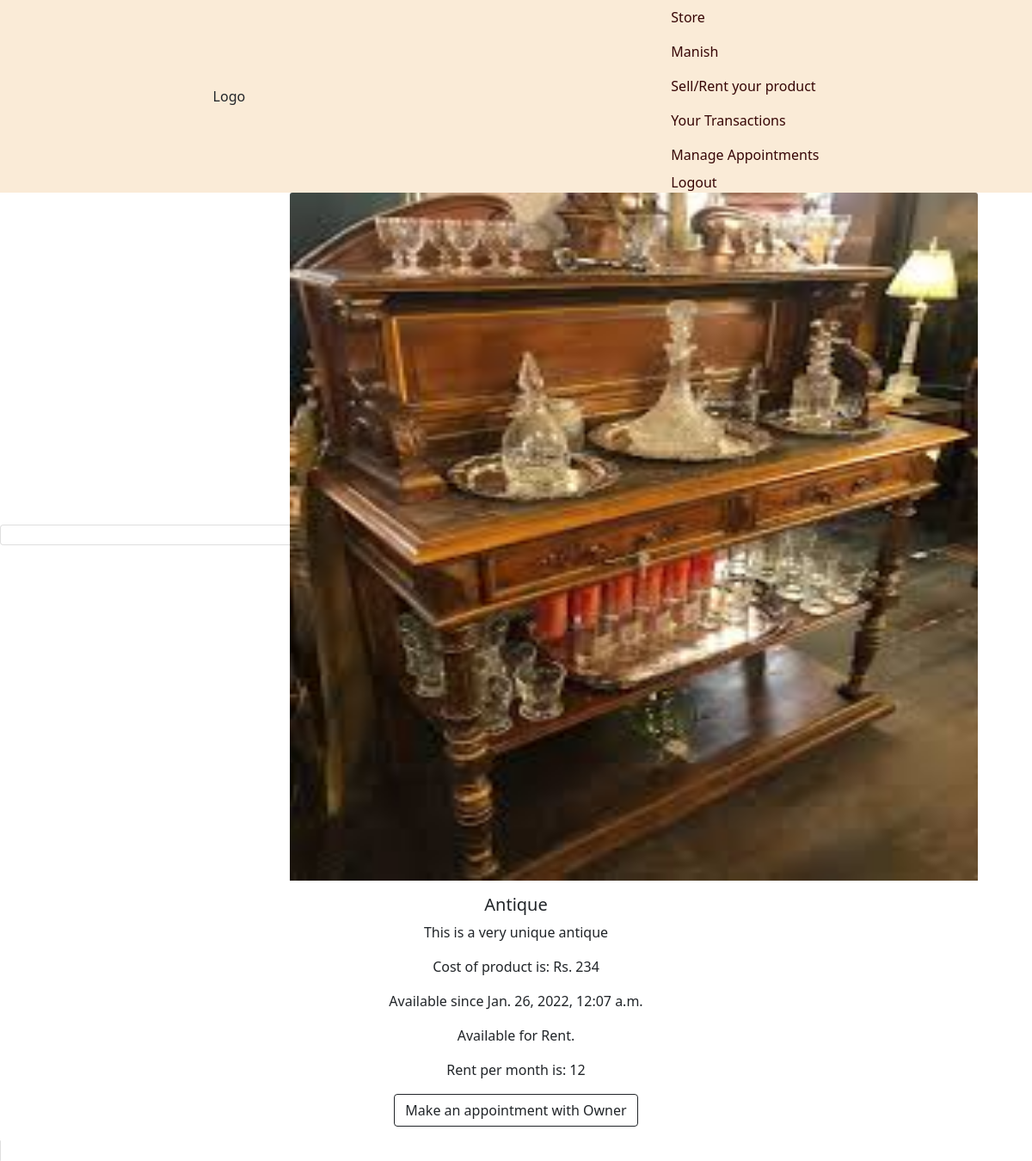
Page /details?1&Rent/ (signed in) on the committed database.
### store/models.py (models this page shows, shortened)
class Product(models.Model):
    owner = models.ForeignKey(User, related_name='product_owner', on_delete=models.CASCADE)
    is_rented = models.BooleanField(default=False)
    name = models.CharField(max_length=255, db_index=True)
    cost = models.IntegerField(null=True, blank=True)
    image = models.ImageField(upload_to = 'products', null = True, blank = True)
    date_posted = models.DateTimeField(auto_now=timezone.now)
    description = models.TextField(null=True, blank=True)
    tenure_end = models.DateTimeField(auto_now=timezone.now, null=True, blank=True)
    want_to_rent = models.BooleanField(null=True, blank=True)
    want_to_sell = models.BooleanField(null=True, blank=True)
    rent_per_month = models.IntegerField(null=True, blank=True)

### store/views.py (the view)
# urls.py: path('details?<int:product_id>&<str:action>/', store_views.details, name = "product-details"),
@login_required
def details(request, product_id=1, action="Buy"):
    product = Product.objects.get(id=product_id)
    owner_id = product.owner.id
    return render(request, 'product_details.html', {'product': product, 'action': action, 'owner_id': owner_id})

### store/templates/product_details.html (shortened to what this page needs)
{% extends 'base.html' %} {% block content %}
<div
  class="card"
  style="
    text-align: center;
    justify-content: center;
    width: 10%;
    display: inline;
  "
>
  <img
    style="height: 800px; width: 800px; margin-left: 28%"
    src="{{ product.image.url }}"
    class="card-img-top"
    alt="..."
  />
  <div class="card-body" style="margin-top: 0">
    <h5 class="card-title">{{ product.name }}</h5>
    <p class="card-text">{{ product.description }}</p>
    <p class="card-text">Cost of product is: Rs. {{ product.cost }}</p>
    <p class="card-text">Available since {{ product.date_posted }}</p>
    {% if product.want_to_rent %}
      <p class="card-text">Available for Rent.</p>
      <p class="card-text">Rent per month is: {{ product.rent_per_month }}</p>
    {% else %}
      <p class="card-text">NOT Available for Rent.</p>
    {% endif %}
    {% if action == "Buy" %}
      {% if product.want_to_sell and owner_id != user.id %}
        <button
          id="Buy"
          style="color: aliceblue; border-radius: 10%"
          class="btn btn-outline-dark"
        >
          <a
            style="text-decoration: none"
            href="{% url 'store' product.id 'True' 'Buy' %}"
            >Proceed to Buy</a
          >
        </button>
      {% endif %}
      <a class = "btn btn-outline-dark" href="{% url 'make-appointments' product.id %}">Make an appointment with Owner</a>
    {% else %}
      <a class = "btn btn-outline-dark" href="{% url 'make-appointments' product.id %}">Make an appointment with Owner</a>
    {% endif %}
  </div>
</div>
{% endblock content %}

### stryvs/templates/base.html (shortened to what this page needs)
{% load static %}
<!DOCTYPE html>
<html lang="en">
<head>
    <link href="https://cdn.jsdelivr.net/npm/bootstrap@5.1.3/dist/css/bootstrap.min.css" rel="stylesheet">
    <link rel="stylesheet" href="{% static 'stryvs/styles.css' %}">
</head>
<body>
    <div class="navBar">
        <div>Logo</div>
        <div>
            <ul class="navbar-nav">
                <li class="nav-item nav-link"><a href="{% url 'store' 4 'True' 'None' %}">Store</a></li>
                {% if user.is_authenticated %}
                    <li class="nav-item nav-link"><a href="{% url 'profile' user.id 2 %}">{{ user.get_username }}</a></li>
                    <li class="nav-item nav-link"><a href="{% url 'product-register' %}">Sell/Rent your product</a></li>
                    <li class="nav-item nav-link"><a href="{% url 'Trasacts' '-1' %}">Your Transactions</a></li>
                    <li class="nav-item nav-link"><a href="{% url 'manage-appointments' 'frombase' 1 %}">Manage Appointments</a></li>
                    <li class=><a href="{% url 'logout' %}">Logout</a></li>
                {% else %}
                    <li><a href="{% url 'login' %}">Login to Buy/Sell</a></li>
                {% endif %}
            </ul>
        </div>
    </div>
    {% block content %}
    {% endblock %}
</body>
</html>

### stryvs/static/stryvs/styles.css (style rules this page uses)
.navBar { display: flex; background-color: antiquewhite; justify-content: space-around; align-items: center; }
a { text-decoration: none; color: rgb(54, 5, 5); }

### rows in the picture
Product: image (picture), name "Antique", description "This is a very unique antique", cost "234", date_posted "Jan. 26, 2022, 12:07 a.m.", rent_per_month "12"

### other values in the picture
{{ user.get_username }} "Manish"
